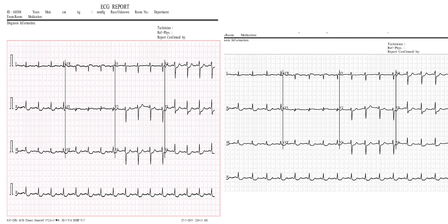
#> input picture sample_visuals/Abnormal_sample_1.png, 448 x 224 px
$ python -i std_images.py   (imports and definitions only)
#> lines starting #> are read from the running program, lines starting #| are printed output that depends on the picture
import argparse
import os
import hashlib
from PIL import Image, ImageOps
TARGET = (224, 224)          # final size fed to EfficientNetB0
EDGE_CROP_FRAC = 0.06        # crop 6% off each edge to strip headers/labels/borders
REENCODE_FORMAT = "PNG"      # lossless, identical for all -> no JPEG-quality signal
EXT_IN = (".jpg", ".jpeg", ".png", ".bmp", ".tif", ".tiff")


def standardize_one(path_in, path_out):
#> called with path_in = 'sample_visuals/Abnormal_sample_1.png', path_out = 'out.png'
    im = Image.open(path_in)
#> im is the input picture: PIL image 448x224 RGB; mean R, G, B 243.8, 242.1, 242.9
    # 1) Identical color mode for every image (kills mode-based source signal).
    im = im.convert("L").convert("RGB")
    # 2) Class-blind edge crop: strip a fixed fraction off all four sides.
    w, h = im.size
#> w = 448; h = 224
    dx, dy = int(w * EDGE_CROP_FRAC), int(h * EDGE_CROP_FRAC)
#> dx = 26; dy = 13
    im = im.crop((dx, dy, w - dx, h - dy))
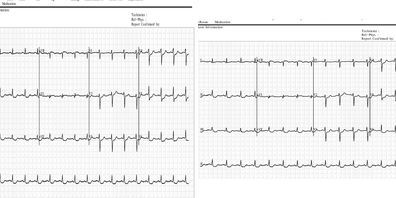
#> im: PIL image 396x198 RGB; min 60, max 255, mean 241.4
    # 3) Pad to square BEFORE resizing so aspect ratio is normalized identically
    im = ImageOps.pad(im, (max(im.size), max(im.size)), color=(255, 255, 255))
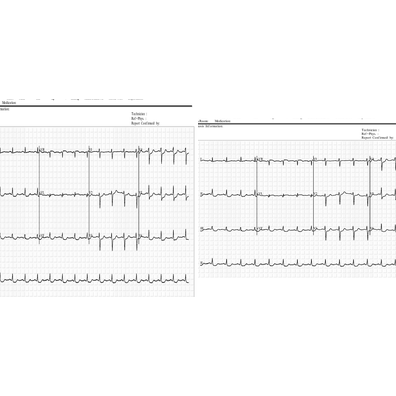
#> im: PIL image 396x396 RGB; min 60, max 255, mean 248.2
    # 4) Identical resize for every image -> destroys the dimension shortcut.
    im = im.resize(TARGET, Image.LANCZOS)
#> im: PIL image 224x224 RGB
    # 5) Re-encode identically (same format, no quality variation).
    os.makedirs(os.path.dirname(path_out), exist_ok=True)
    im.save(path_out, REENCODE_FORMAT)


# [45 lines left out: function main, not called in this run]


# [2 lines not run here, left out]

>>> result = standardize_one('sample_visuals/Abnormal_sample_1.png', 'out.png')

$ run again, on sample_visuals/Abnormal_sample_3.png
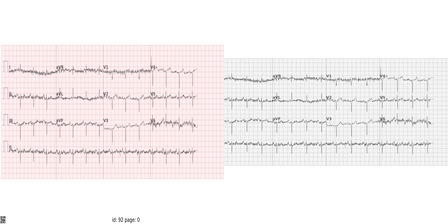
#> input picture sample_visuals/Abnormal_sample_3.png, 448 x 224 px
#> in standardize_one, im is the input picture: PIL image 448x224 RGB; mean R, G, B 246.6, 241.3, 241.3
#> in standardize_one, `im = im.crop((dx, dy, w - dx, h - dy))`:
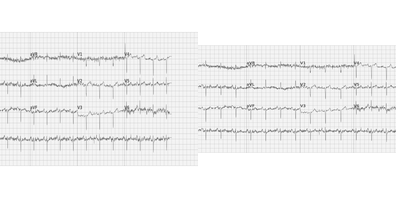
#> im: PIL image 396x198 RGB; min 80, max 255, mean 241.3
#> in standardize_one, `im = ImageOps.pad(im, (max(im.size), max(im.size)), color=(255, 255, 2..`:
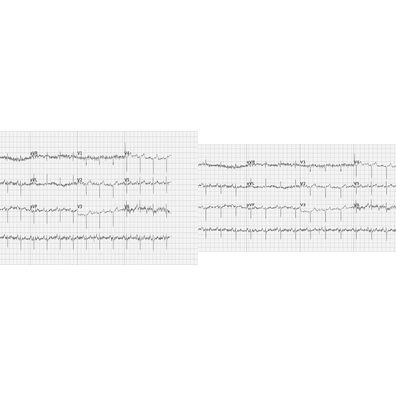
#> im: PIL image 396x396 RGB; min 80, max 255, mean 248.1
